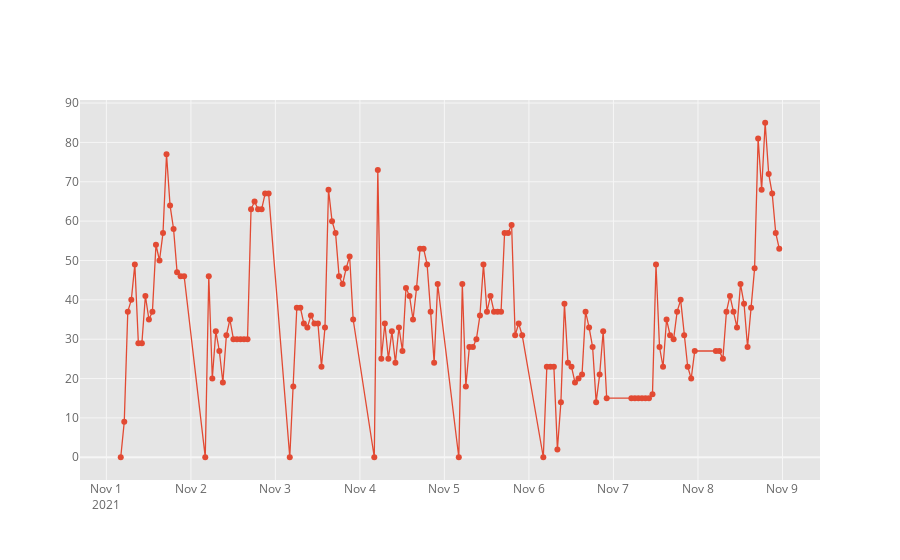

The code cell stored with this chart in its notebook:
### Code cell
fig = eastdf.iplot(kind='scatter',
                     x = 'date_time',
                     y = 'current_capacity',
                     asFigure=True)
fig.update_traces(mode='lines+markers')

### Figure 1 — Plotly figure (JSON) as saved in the notebook; plotly's stock layout.template omitted (floating-point values rounded to 4 significant figures; data arrays with more than 128 entries replaced by an {"elided": "..."} marker saying what was removed)
{"data": [{"line": {"color": "rgba(226, 74, 51, 1.0)", "dash": "solid", "shape": "linear", "width": 1.3}, "mode": "lines+markers", "name": "current_capacity", "text": "", "type": "scatter", "x": {"elided": "152 str values"}, "y": {"elided": "152 int values"}}], "layout": {"legend": {"bgcolor": "#FFFFFF", "font": {"color": "#666666"}}, "paper_bgcolor": "#FFFFFF", "plot_bgcolor": "#E5E5E5", "title": {"font": {"color": "#151516"}}, "xaxis": {"gridcolor": "#F6F6F6", "showgrid": true, "tickfont": {"color": "#666666"}, "title": {"font": {"color": "#666666"}, "text": ""}, "zerolinecolor": "#F6F6F6"}, "yaxis": {"gridcolor": "#F6F6F6", "showgrid": true, "tickfont": {"color": "#666666"}, "title": {"font": {"color": "#666666"}, "text": ""}, "zerolinecolor": "#F6F6F6"}}}
